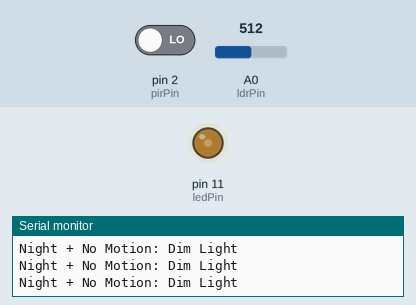
A sketch run on a simulated Arduino Uno, built with avr-gcc and run on an emulated ATmega328P. Parts: output pins drawn as LEDs (lit = HIGH), the last lines printed to the serial monitor. The inputs (shaded band) are chosen by the test bench; at power-on: A0 (ldrPin) = 512, pin 2 (pirPin) LOW.

Above: at 1.2 s.
1.3 s: A0 (ldrPin) set to 591
2.8 s: A0 (ldrPin) set to 619
At 4.0 s:
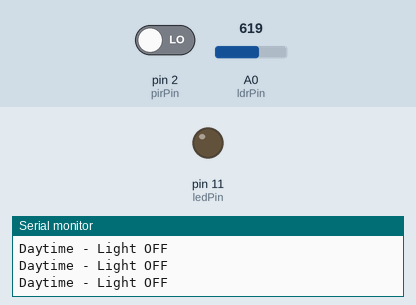
4.3 s: A0 (ldrPin) set to 590
At 5.5 s:
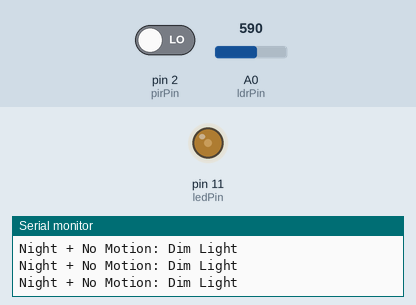
5.9 s: pin 2 (pirPin) driven HIGH
At 6.8 s:
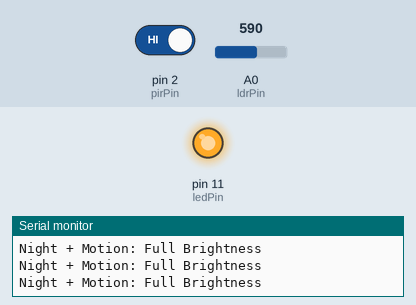
7.5 s: pin 2 (pirPin) driven LOW
At 8.1 s:
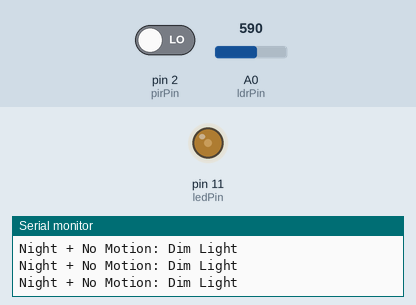
Timing chart, 0 to 10.1 s (numbered marks = the images above; inputs shaded):
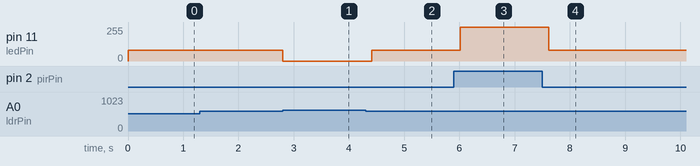

Measured:
- the behaviour switches between 600 and 601 on A0 (ldrPin) (found by bisection; images 0 and 1)
- after the input at 2.8 s, pin 11 (ledPin): 80/255 → 0/255 at once
- after the input at 4.3 s, pin 11 (ledPin): 0/255 → 80/255 after 0.11 s
- after the input at 5.9 s, pin 11 (ledPin): 80/255 → 255/255 after 0.11 s
- after the input at 7.5 s, pin 11 (ledPin): 255/255 → 80/255 after 0.11 s

The sketch:

motionAndIntensity.ino
```cpp
int ldrPin = A0;
int pirPin = 2;
int ledPin = 11;

void setup() {
  pinMode(ledPin, OUTPUT);
  pinMode(pirPin, INPUT);
  Serial.begin(9600);
}

void loop() {
  int ldrValue = analogRead(ldrPin);
  int pirValue = digitalRead(pirPin);

  if (ldrValue > 600) {
    analogWrite(ledPin, 0);
    Serial.println("Daytime - Light OFF");
  }
  else {
    if (pirValue == HIGH) {
      analogWrite(ledPin, 255);
      Serial.println("Night + Motion: Full Brightness");
    } else {
      analogWrite(ledPin, 80);
      Serial.println("Night + No Motion: Dim Light");
    }
  }

  delay(200);
}
```
